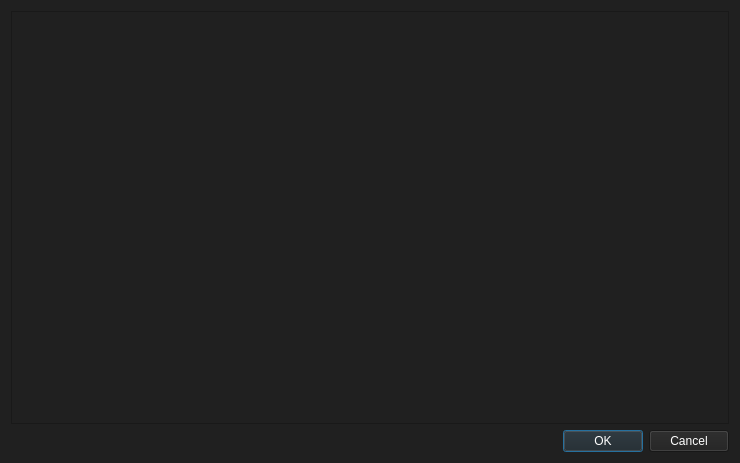
<?xml version="1.0" encoding="UTF-8"?>
<ui version="4.0">
 <class>EditConfigDialog</class>
 <widget class="QDialog" name="EditConfigDialog">
  <property name="geometry">
   <rect>
    <x>0</x>
    <y>0</y>
    <width>740</width>
    <height>463</height>
   </rect>
  </property>
  <property name="windowTitle">
   <string>Edit Rev.conf</string>
  </property>
  <property name="styleSheet">
   <string notr="true">background-color: rgb(32, 32, 32);
color: rgb(255, 255, 255);</string>
  </property>
  <layout class="QVBoxLayout" name="verticalLayout_2">
   <item>
    <widget class="QTextEdit" name="configText">
     <property name="font">
      <font>
       <pointsize>10</pointsize>
      </font>
     </property>
    </widget>
   </item>
   <item>
    <widget class="QDialogButtonBox" name="buttonBox">
     <property name="font">
      <font>
       <pointsize>10</pointsize>
      </font>
     </property>
     <property name="standardButtons">
      <set>QDialogButtonBox::Cancel|QDialogButtonBox::Ok</set>
     </property>
    </widget>
   </item>
  </layout>
 </widget>
 <resources/>
 <connections>
  <connection>
   <sender>buttonBox</sender>
   <signal>accepted()</signal>
   <receiver>EditConfigDialog</receiver>
   <slot>accept()</slot>
   <hints>
    <hint type="sourcelabel">
     <x>685</x>
     <y>442</y>
    </hint>
    <hint type="destinationlabel">
     <x>660</x>
     <y>460</y>
    </hint>
   </hints>
  </connection>
  <connection>
   <sender>buttonBox</sender>
   <signal>rejected()</signal>
   <receiver>EditConfigDialog</receiver>
   <slot>reject()</slot>
   <hints>
    <hint type="sourcelabel">
     <x>591</x>
     <y>441</y>
    </hint>
    <hint type="destinationlabel">
     <x>546</x>
     <y>460</y>
    </hint>
   </hints>
  </connection>
 </connections>
 <slots>
  <slot>accept()</slot>
  <slot>reject()</slot>
 </slots>
</ui>
